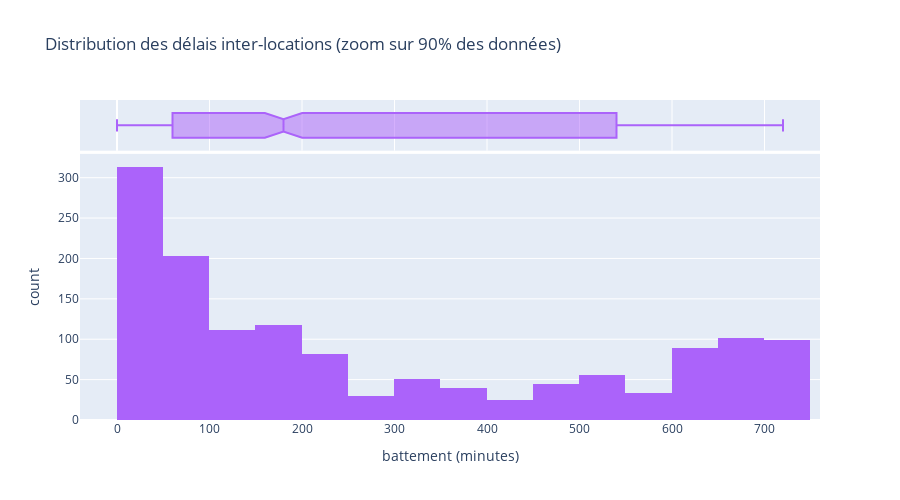

The notebook cell saved with this chart:
### Markdown cell above
### 4. Distribution des délais inter-locations ou battements (`time_delta_with_previous_rental`)

### Code cell
# Visualisation de la distribution des battements
viz_gap = viz_with_previous_rental_ended.dropna(subset=['time_delta_with_previous_rental']).copy()

fig_gap = px.histogram(
    viz_gap,
    x='time_delta_with_previous_rental',
    nbins=30,
    title="Distribution des délais inter-locations (zoom sur 90% des données)",
    labels={'time_delta_with_previous_rental': 'battement (minutes)'},
    color_discrete_sequence=['#ab63fa'],
    marginal="box", 
    height=500
)
fig_gap.show()

print(f"Temps de battement médian (locations enchainées): {round(df_delay['time_delta_with_previous_rental'].median())} minutes")
print(f"Temps de battement moyen (locations enchainées): {round(df_delay['time_delta_with_previous_rental'].mean())} minutes")

### Figure 1 — Plotly figure (JSON) as saved in the notebook; plotly's stock layout.template omitted (floating-point values rounded to 4 significant figures; data arrays with more than 128 entries replaced by an {"elided": "..."} marker saying what was removed)
{"data": [{"bingroup": "x", "hovertemplate": "battement (minutes)=%{x}<br>count=%{y}<extra></extra>", "legendgroup": "", "marker": {"color": "#ab63fa", "pattern": {"shape": ""}}, "name": "", "nbinsx": 30, "orientation": "v", "showlegend": false, "type": "histogram", "x": {"elided": "1395 float values"}, "xaxis": "x", "yaxis": "y"}, {"hovertemplate": "battement (minutes)=%{x}<extra></extra>", "legendgroup": "", "marker": {"color": "#ab63fa"}, "name": "", "notched": true, "showlegend": false, "type": "box", "x": {"elided": "1395 float values"}, "xaxis": "x2", "yaxis": "y2"}], "layout": {"barmode": "relative", "height": 500, "legend": {"tracegroupgap": 0}, "title": {"text": "Distribution des délais inter-locations (zoom sur 90% des données)"}, "xaxis": {"anchor": "y", "domain": [0, 1], "title": {"text": "battement (minutes)"}}, "xaxis2": {"anchor": "y2", "domain": [0, 1], "matches": "x", "showgrid": true, "showticklabels": false}, "yaxis": {"anchor": "x", "domain": [0, 0.8316], "title": {"text": "count"}}, "yaxis2": {"anchor": "x2", "domain": [0.8416, 1], "matches": "y2", "showgrid": false, "showline": false, "showticklabels": false, "ticks": ""}}}
